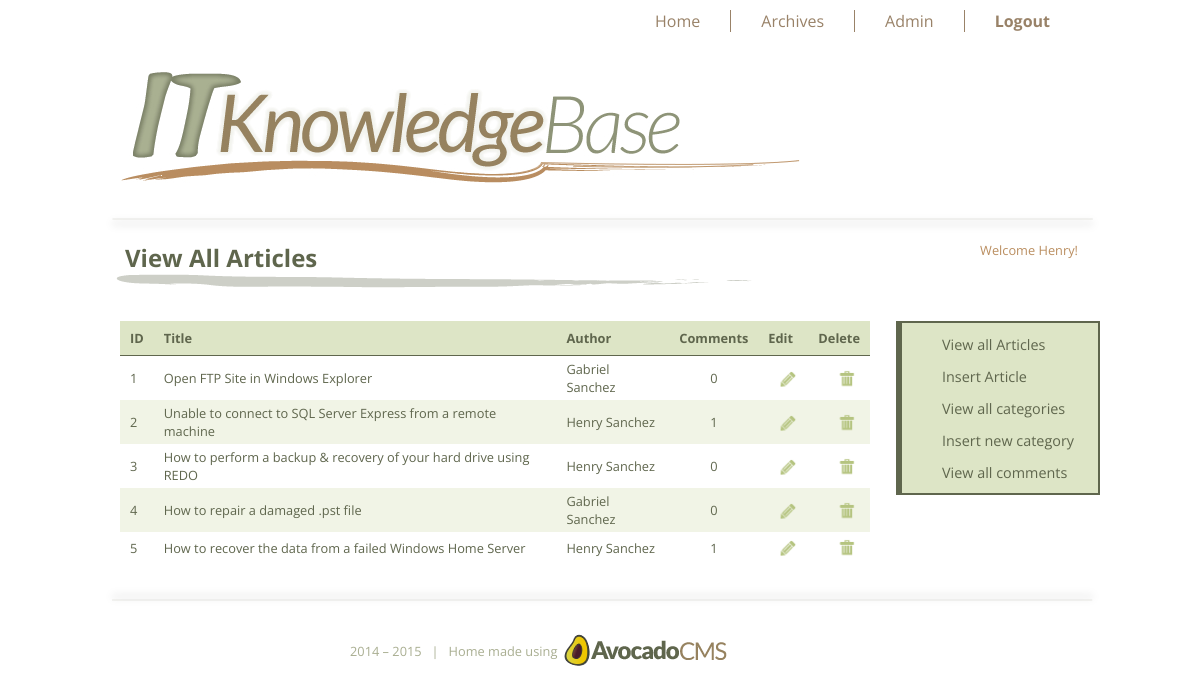
/admin/index.php?view_articles (signed in), run on the app's committed database.
### tables this page shows
CREATE TABLE IF NOT EXISTS `articles` (
  `article_id` int(10) NOT NULL AUTO_INCREMENT,
  `category_id` int(10) NOT NULL,
  `article_title` varchar(100) NOT NULL,
  `article_date` date NOT NULL,
  `article_editDate` date DEFAULT NULL,
  `article_author` varchar(50) NOT NULL,
  `article_keywords` text NOT NULL,
  `article_image` text NOT NULL,
  `article_content` text NOT NULL,
  PRIMARY KEY (`article_id`),
  FULLTEXT KEY `article_content` (`article_content`)
);

### admin/includes/view_articles.php (the view, shortened to what this page needs)
<?php
	if (!isset($_SESSION['user_name'])) {
		echo "<script>window.open('../login.php?not_authorize=Please log in!', '_self')</script>";
	}
	else {
?>
<div id="view-articles-heading"><h2>View All Articles</h2></div>
<div id='view-articles-meta'><span id='author'>Welcome <?php echo $_SESSION['user_name']; ?>!</span></div>
<section id="view-articles-section">
	<table id="view-articles-table">
		<thead>
			<th>ID</th>
			<th>Title</th>
			<th>Author</th>
			<th>Comments</th>
			<th>Edit</th>
			<th>Delete</th>
		</thead>
		<?php
			include("includes/database.php");
			$get_articles = "select * from articles";
			$run_articles = mysqli_query($db, $get_articles);
			$counter = 1;
			$line_ctr = 0;
			while ($row_articles = mysqli_fetch_array($run_articles)) {
				$article_id = $row_articles['article_id'];
				$article_title = $row_articles['article_title'];
				$article_author = $row_articles['article_author'];
				$line_ctr++;
				$line_ctr_remainder = $line_ctr % 2;
				if ($line_ctr_remainder == 0)
				{
					$style = "style='background-color: #F1F4E6;'";
				}
				else
				{
					$style = "style='background-color: white;'";
				}
		?>
		<tr <?php echo $style ?> >
			<td><?php echo $counter++; ?></td>
			<td><?php echo $article_title; ?></td>
			<td><?php echo $article_author; ?></td>
			<td style="text-align: center">
				<?php
					$get_comments = "select * from comments where article_id = '$article_id'";
					$run_comments = mysqli_query($db, $get_comments);
					$count = mysqli_num_rows($run_comments);
					echo $count;
				?>
			</td>
			<td><a href="index.php?edit_article=<?php echo $article_id; ?>" ><div id="edit-article-td"></div></a></td>
			<td><a href="includes/delete_article.php?delete_article=<?php echo $article_id; ?>" onclick="return confirm('Are you sure you want to delete this article?   <?php echo $article_title; ?>');"><div id="delete-article-td"></div></a></td>
		</tr>
		<?php } ?>
	</table>
</section>
<?php }   ?>

### admin/css/style.css (style rules this page uses)
body,div,dl,dt,dd,ul,ol,li,h1,h2,h3,h4,h5,h6,pre,form,fieldset,input,textarea,p,blockquote,th,td { margin:0; padding:0; }
table { border-collapse:collapse; border-spacing:0; }
address,caption,cite,code,dfn,em,strong,th,var { font-style:normal; font-weight:normal; }
caption,th { text-align:left; }
header, nav, footer, figure, figcaption, section, article, aside { display: block }
body { font-family: 'Lao UI', 'Open Sans', 'Myriad Pro', Arial, Helvetica, sans-serif; }
#admin_area h1, h2, h3 { margin-bottom: 20px; }
#author { padding-right: 12px; }
#view-articles-meta { float: right; color: #BA8E60; font-size: .8em; padding-right: 10px; }
#view-articles-heading { width: 70%; height: 40px; float: left; background-image: url("../images/top-brush.png"); background-repeat: no-repeat; background-position: left top; padding: 0 0 40px 15px; margin-left: 10px; }
#view-articles-heading h2 { color: #5F664D; }
#view-articles-section { width: 75%; margin: 0 0 20px 20px; float: left; }
#view-articles-table { font-size: .8em; color: #5F664D; }
#view-articles-table a { text-decoration: none; color: #5F664D; }
#view-articles-table th { border-bottom: 1px #5F664D solid; background-color: #DDE5C6; font-weight: bold; padding: 8px 10px; }
#view-articles-table td { padding: 4px 10px; }
#edit-article-td { width: 30px; height: 23px; background-image: url("../images/edit-article-icon.png"); background-repeat: no-repeat; background-size: 30px 46px; background-position: 0 0; cursor: pointer; }
#delete-article-td { width: 40px; height: 23px; background-image: url("../images/delete-article-icon.png"); background-repeat: no-repeat; background-size: 40px 46px; background-position: 0 0; cursor: pointer; }

### data on the page
articles: article_title "Open FTP Site in Windows Explorer", article_author "Gabriel Sanchez", count "0"
articles: article_title "Unable to connect to SQL Server Express from a remote machine", article_author "Henry Sanchez", count "1"
articles: article_title "How to perform a backup & recovery of your hard drive using REDO", article_author "Henry Sanchez", count "0"
articles: article_title "How to repair a damaged .pst file", article_author "Gabriel Sanchez", count "0"
articles: article_title "How to recover the data from a failed Windows Home Server", article_author "Henry Sanchez", count "1"

### other printed values
$_SESSION['user_name'] "Henry"
$startYear "2014"
